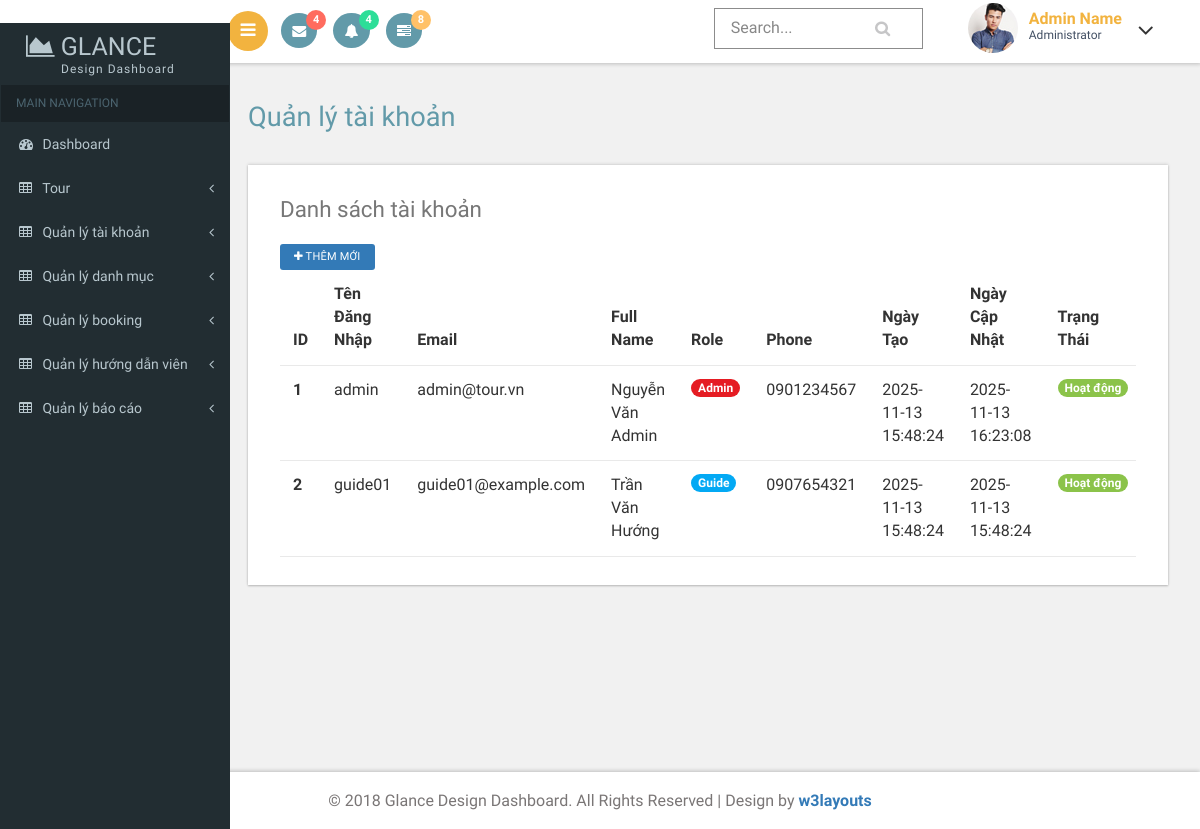
/index.php?act=admin-list-user (signed in), run on an earlier commit of the app's database.
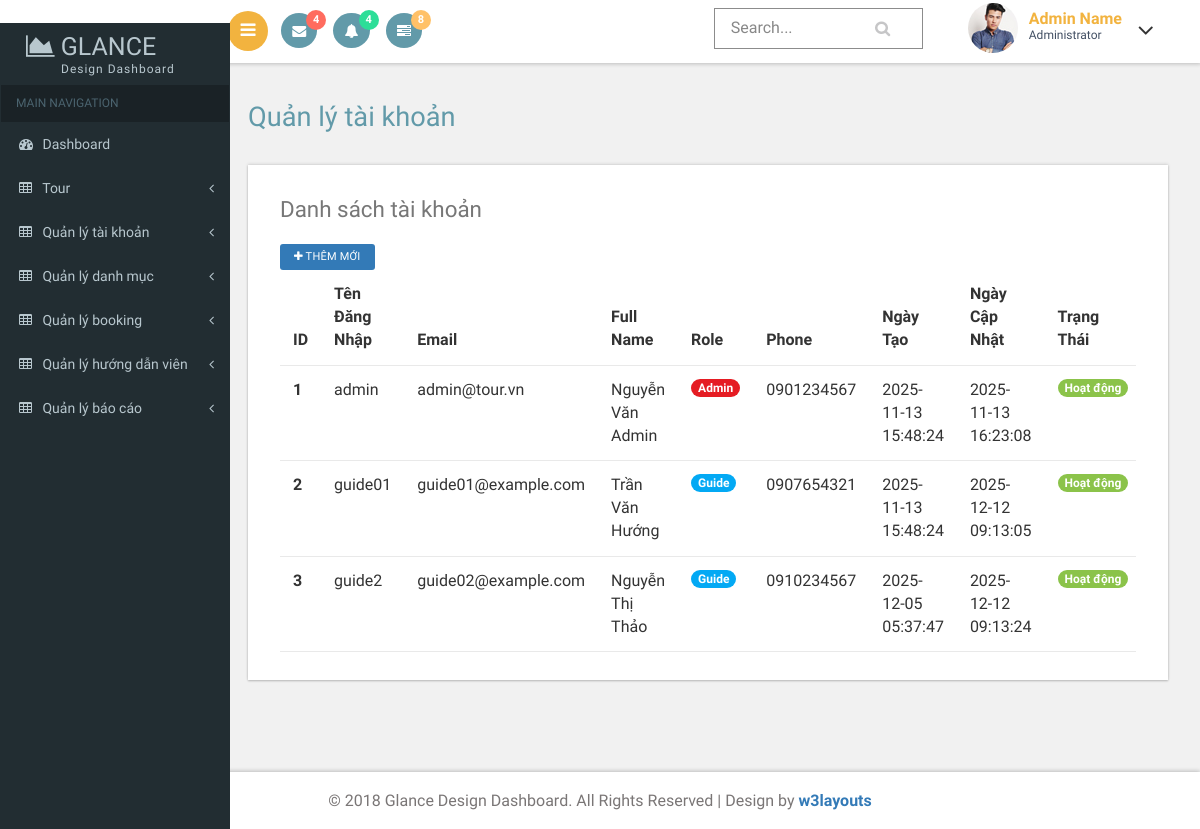
And on a later commit of the database.
### tables this page shows
CREATE TABLE `users` (
  `id` int NOT NULL,
  `username` varchar(100) NOT NULL,
  `password` varchar(255) NOT NULL,
  `role` varchar(50) DEFAULT NULL,
  `full_name` varchar(150) DEFAULT NULL,
  `email` varchar(150) DEFAULT NULL,
  `phone` varchar(30) DEFAULT NULL,
  `status` varchar(50) DEFAULT NULL,
  `created_at` datetime DEFAULT CURRENT_TIMESTAMP,
  `updated_at` datetime DEFAULT CURRENT_TIMESTAMP ON UPDATE CURRENT_TIMESTAMP
);

### controllers/admin/UserController.php (called while the page is built, shortened)
<?php
require_once 'models/admin/UserModel.php';
class UserController
{
    private $userModel;
    public function __construct()
    {
        $this->userModel = new UserModel();
    }
    public function index()
    {
        $users = $this->userModel->getAllUsers();
        require_once './views/admin/list-user.php';
    }
}

### commons/function.php (called while the page is built, shortened)
<?php
function connectDB() {
    $host = DB_HOST;
    $port = DB_PORT;
    $dbname = DB_NAME;
    try {
        $conn = new PDO("mysql:host=$host;port=$port;dbname=$dbname", DB_USERNAME, DB_PASSWORD);
        $conn->setAttribute(PDO::ATTR_ERRMODE, PDO::ERRMODE_EXCEPTION);
        $conn->setAttribute(PDO::ATTR_DEFAULT_FETCH_MODE, PDO::FETCH_ASSOC);
        return $conn;
    } catch (PDOException $e) {
        echo ("Connection failed: " . $e->getMessage());
    }
}

### models/admin/UserModel.php (called while the page is built, shortened)
<?php
require_once './commons/function.php';
class UserModel
{
    private $conn;
    public function __construct()
    {
        $this->conn = connectDB();
    }
    public function getAllUsers()
    {
        $sql = "SELECT * FROM users";
        $stmt = $this->conn->query($sql);
        $data = $stmt->fetchAll(PDO::FETCH_ASSOC);
        return $data;
    }
}

### views/admin/list-user.php (the view, shortened to what this page needs)
<?php
require_once __DIR__ . '/../layout/admin/header.php';
?>
<div id="page-wrapper">
	<div class="main-page">
		<div class="tables">
			<h2 class="title1">Quản lý tài khoản</h2>
			<div class="bs-example widget-shadow" data-example-id="hoverable-table">
				<h4>Danh sách tài khoản</h4>
				<div class="mb-3">
					<a href="<?= BASE_URL ?>?act=user-create" class="btn btn-sm btn-primary">
						<i class="fa fa-plus"></i> Thêm mới
					</a>
				</div>
				<div class="table-responsive">
					<table class="table table-hover">
						<thead>
							<tr>
								<th>ID</th>
								<th>Tên đăng nhập</th>
								<th>Email</th>
								<th>Full Name</th>
								<th>Role</th>
								<th>Phone</th>
								<th>Ngày tạo</th>
								<th>Ngày cập nhật</th>
								<th>Trạng thái </th>
							</tr>
						</thead>
						<tbody>
							<?php if (empty($users)): ?>
								<tr>
									<td colspan="8" class="text-center">
										<i class="fa fa-info-circle"></i> Không có dữ liệu
									</td>
								</tr>
							<?php else: ?>
								<?php foreach ($users as $user): ?>
									<tr>
										<th scope="row"><?php echo $user['id']; ?></th>
										<td><?php echo htmlspecialchars($user['username']); ?></td>
										<td><?php echo htmlspecialchars($user['email']); ?></td>
										<td><?php echo htmlspecialchars($user['full_name']); ?></td>
										<td>
											<?php if ($user['role'] === 'admin'): ?>
												<span class="badge badge-danger">Admin</span>
											<?php else: ?>
												<span class="badge badge-primary">Guide</span>
											<?php endif; ?>
										</td>
										<td><?php echo htmlspecialchars($user['phone']); ?></td>
										<td><?php echo htmlspecialchars($user['created_at']); ?></td>
										<td><?php echo htmlspecialchars($user['updated_at']); ?></td>
										<td>
											<?php if ($user['status'] === 'active'): ?>
												<span class="badge badge-success">Hoạt động</span>
											<?php elseif ($user['status'] === 'inactive'): ?>
												<span class="badge badge-secondary">Bị khóa</span>
											<?php endif; ?>
										</td>
									</tr>
								<?php endforeach; ?>
							<?php endif; ?>
						</tbody>
					</table>
				</div>
			</div>
		</div>
	</div>
</div>
<?php
require_once __DIR__ . '/../layout/admin/footer.php';
?>

What changed in the data, as far as the page shows it:
changed users "guide01": updated_at "2025-11-13 15:48:24" → "2025-12-12 09:13:05"
added users: id "3", username "guide2", email "guide02@example.com", full_name "Nguyễn Thị Thảo", role "Guide", phone "0910234567", created_at "2025-12-05 05:37:47", updated_at "2025-12-12 09:13:24", status "Hoạt động"
